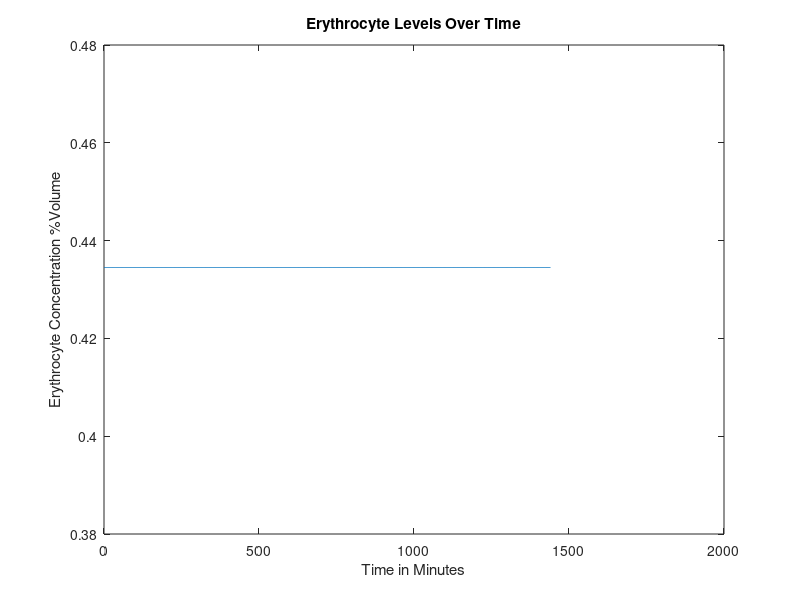
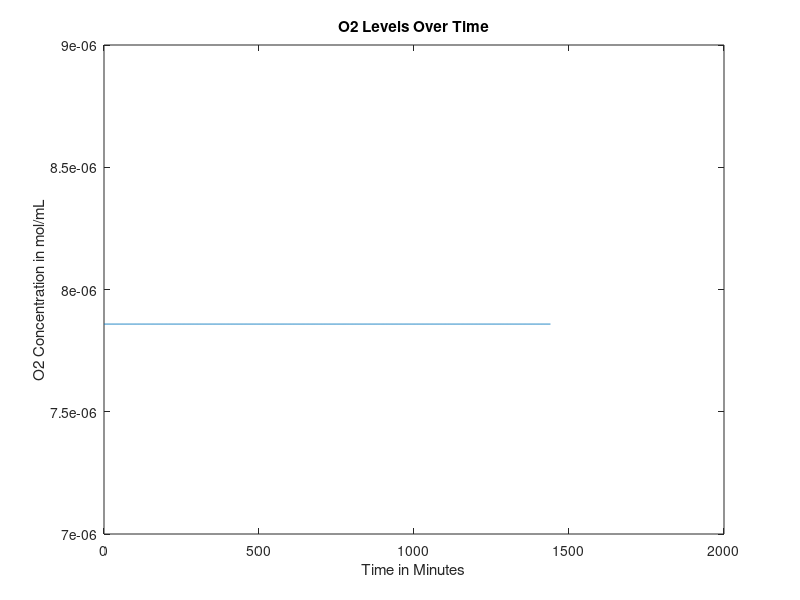
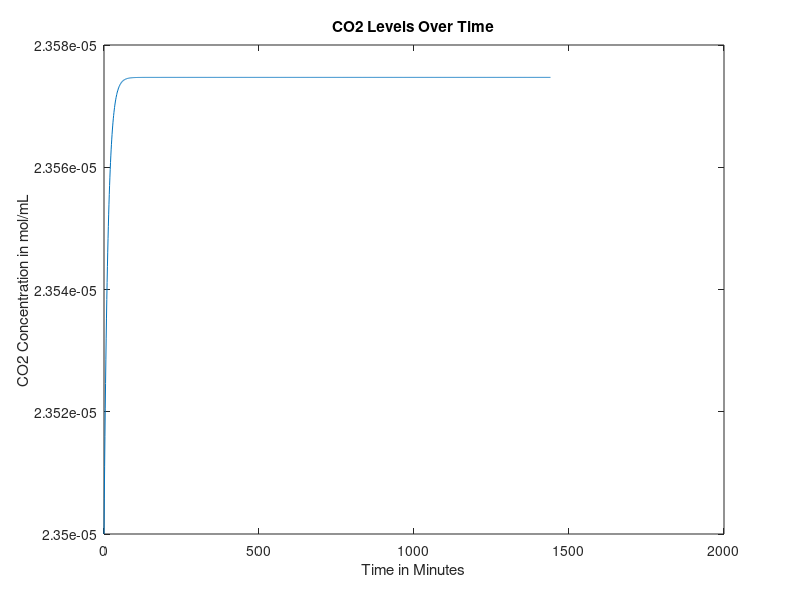
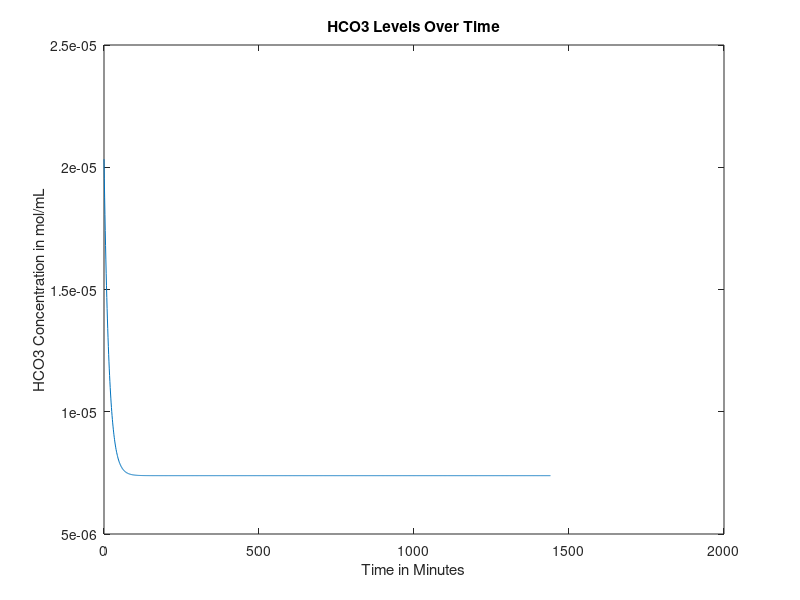

These charts were generated, in order, by the following MATLAB code:
function mainfunction2withLiverEating2()

age = 30; %Age in years
gender = 0; %Gender, 0=male, 1=female
mass = 70; %Weight in kg
anemia = 0; %Is the patient anemic? 1 if yes, 0 if no
FerritinStores = 0.0179; %Stored moles of iron in liver as ferritin

RQ=0.825;%reaction quotients for the general body and
%RQheart=0.7;

if (40>=age)&&(age>0) %if/else statement that sets heart rate based on age, in bpm
    heartrate = 60;
else
    heartrate=70;
end


%Intake of various nutrients
carbs=130;
calciumintake=1000;
sodiumintake=500;

if gender==1
    ironintake=18;
else
    ironintake=8;
end

bloodweight=0.07*mass; %sets mass of blood in the body based on percentage composition of blood and bodyweight


%SV=mass; %stroke volume, blood pumped out of heart per beat in mL

bloodflow0 = 1000*bloodweight/1.06; %blood flow out of heart per minute in mL, divided by density of 1.06 g/mL (steady state value)

% cvector = concentration vector, [cE, cNa, cCa, cIron, cGlucose, cO2,
% cCO2, cHCO3], where c = "concentration of", and the letters are our
% components


if gender == 0 %if loop sets volume percentage of red blood cells based on gender
    cE = 0.4345;
elseif gender == 1
    cE = 0.402;
end

%set concentration of O2 and CO2 in mol/mL at BTP in venous blood
cO2 = 0.00000785855;
cCO2 = 0.0000235;
%concentration of bicarbonate in venous blood, in mol/L
cHCO3 = 0.00002033;
%concnetartion of glucose in mol/mL
cGlucose = 0.0000055;
%Na concentration in mol/mL
cNa = 0.000137;
%Concentration of Ca in mol/mL
cCa = 0.00000118;
%Concentration of iron in mol/mL
cIron = 0.00012592;

cvector0 = [cE cO2 cCO2 cHCO3 cGlucose cNa cCa cIron]; %concentration in the blood, in moles? mL/mL of blood

cEtrack=[cvector0(1)];
cO2track=[cvector0(2)];
cCO2track=[cvector0(3)];
cHCO3track=[cvector0(4)];
cGlucosetrack=[cvector0(5)];
cNatrack=[cvector0(6)];
cCatrack=[cvector0(7)];
cIrontrack=[cvector0(8)];

for loop=1:1440
    %Run initial venous blood through the heart
    [bloodflow, cvector, Ci] = lungs(bloodflow0, cvector0);
    %Run blood from lungs to the heart
    [bloodflow, cvector1] = heart(bloodflow, cvector, mass, Ci);
    %These three values are the blood flows that go from the heart to each
    %organ
    
    
    
    %Volumetric flow rate in and out of liver (mL/min)
    %Vi=Vj=V=100mL/min per 100g liver
    %Blood flow distribution will change during iron deficiency anemia but we
    %don't have a function modeling this yet
    
    if (18<=age) && (age<50)
        V=452+16.34*mass+11.85*age-166*gender;
    else
        V=1390+15.94*mass-12.86*age;
    end
    
    BFbraini=0.15*bloodflow;
    BFliveri=V;
    BFotherbloodi=bloodflow-BFbraini-0.3*BFliveri;
    %Process each of these three blood flows in their respective organs
    [BFbrainj, cvectorbrainj] = brain(BFbraini, cvector1, mass, Ci);
    
    [BFotherbloodj, cvectorotherbloodj] = otherblood(BFotherbloodi, cvector1, carbs, calciumintake, sodiumintake, ironintake, Ci, RQ);
    
    Mvectorotherbloodliver=0.7*V*cvectorotherbloodj;
    Mvectorheart=0.3*V*cvector1;
    cvectorliverin=(Mvectorotherbloodliver+Mvectorheart)/V;
    
    [BFliverj, cvectorliverj] = liver(BFliveri,cvectorliverin,gender,mass,Ci,FerritinStores);
    %Redirect blood from liver to other blood and mix the two
    Mvectorotherbloodj=(cvectorotherbloodj*(BFotherbloodj-0.7*V))+(cvectorliverj*BFliverj);
    %Add the blood flow from other blood and liver to get new blood volume
    BFotherbloodj=BFotherbloodj-0.7*V+BFliverj;
    %Do a weighted average to get a new cvector
    cvectorotherbloodj=Mvectorotherbloodj/BFotherbloodj;
    %Send 25% of the blood flow to the kidneys
    BFkidneyi=0.25*(BFbrainj+BFotherbloodj);
    %Subtract blood sent to kidneys from other blood
    BFotherbloodj=BFotherbloodj-BFkidneyi;
    %Have the kidneys process the blood they receive
    
    [BFkidneyj, cvectorkidneyj] = kidney(BFkidneyi, cvectorotherbloodj,RQ,mass, Ci);
    %Send blood processed in kidneys back to other blood, pool with brain, create Mvector
    Mvectorotherblood=(BFotherbloodj*cvectorotherbloodj)+(BFkidneyj*cvectorkidneyj)+(BFbrainj*cvectorbrainj);
    %Reset the bloodflow back into the lungs to the blood flow we just computed
    bloodflow0=BFotherbloodj+BFkidneyj+BFbrainj;
    
    %Recompute cvector0 by dividing Mvectorotherblood by bloodflow0
    cvector0=Mvectorotherblood/bloodflow0;
    
    cEtrack=[cEtrack cvector0(1)];
    cO2track=[cO2track cvector0(2)];
    cCO2track=[cCO2track cvector0(3)];
    cHCO3track=[cHCO3track cvector0(4)];
    cGlucosetrack=[cGlucosetrack cvector0(5)];
    cNatrack=[cNatrack cvector0(6)];
    cCatrack=[cCatrack cvector0(7)];
    cIrontrack=[cIrontrack cvector0(8)];
    
    A = [cvector; cvector1; cvectorbrainj; cvectorotherbloodj; cvectorliverj; cvectorkidneyj; cvector0];
end

figure
plot(0:loop(end),cEtrack)
title('Erythrocyte Levels Over Time')
xlabel('Time in Minutes')
ylabel('Erythrocyte Concentration %Volume')

figure
plot(0:loop(end),cO2track)
title('O2 Levels Over Time')
xlabel('Time in Minutes')
ylabel('O2 Concentration in mol/mL')

figure
plot(0:loop(end),cCO2track)
title('CO2 Levels Over Time')
xlabel('Time in Minutes')
ylabel('CO2 Concentration in mol/mL')

figure
plot(0:loop(end),cHCO3track)
title('HCO3 Levels Over Time')
xlabel('Time in Minutes')
ylabel('HCO3 Concentration in mol/mL')

figure
plot(0:loop(end),cGlucosetrack)
title('Glucose Levels Over Time')
xlabel('Time in Minutes')
ylabel('Glucose Concentration in mol/mL')

figure
plot(0:loop(end),cNatrack)
title('Na Levels Over Time')
xlabel('Time in Minutes')
ylabel('Na Concentration in mol/mL')

figure
plot(0:loop(end),cCatrack)
title('Ca Levels Over Time')
xlabel('Time in Minutes')
ylabel('Ca Concentration in mol/mL')

figure
plot(0:loop(end),cIrontrack)
title('Iron Levels Over Time')
xlabel('Time in Minutes')
ylabel('Iron Concentration in mol/mL')
end

function [bloodout, Cout, Ci] = lungs(vblood, Cvector)
Cout = [];
% Finding volumetric flow rate out of oxygen
CiO2 = 0.000001964637; %5mL/100mL becomes .000001964637 mol
%CdeoxygenatedO2 = 0.16; %from graph and partial pressure of oxygen in entering deoxygenated blood being...
Ci=CiO2*vblood;                       %40 mmHg (this might also depend on hemoglobin)
nO2i = vblood*(Cvector(2)+CiO2); %O2 in, mL/min
nO2cons = 0.05*CiO2*vblood;%.0002082515; %5.3 mL/min becomes .0002082515 mol/min
nO2j = nO2i - nO2cons; %O2 out, mol/min
Cout(2) = nO2j/vblood; %mol/mL

% Finding volumetric flow rate out of carbon dioxide
nCO2i = vblood*Cvector(3);
nCO2cons = nCO2i*(1-(48/52));%vblood*(.0000015716531); %vblood(mL/min) and concentration of blood consumed (mol/mL)
%CjCO2 = 0.48; %48 mL/100 mL, should be dependent on hemoglobin, oxygen, things like that
nCO2j = nCO2i - nCO2cons; %CO2 out, L/min
Cout(3) = nCO2j/vblood;

% Finding volumetric flow rate out of bicarbonate
rHCO3CO2 = Cvector(4)/Cvector(3); %ratio of bicarbonate to carbon dioxide in blood leaving lungs
nHCO3j = rHCO3CO2*nCO2j; %HCO3 out, mol/min
Cout(4) = nHCO3j/vblood;

% Finding volumetric flow rate out of calcium
Cout(7) = Cvector(7); %calcium out, L/min

Cout(8) = Cvector(8); %iron concentration doesn't change in lungs
% Finding volumetric flow rate out of sodium
Cout(6) = Cvector(6); %sodium out, L/min

% Finding volumetric flow rate out of erythrocytes
Cout(1) = Cvector(1);

% Finding volumetric flow rate out of glucose

nglucosecons = nO2cons/6; %molar flow rate of glucose consumed, mol/min, in terms of O2 consumed
nGlucosei = Cvector(5)*vblood;
nGlucosej = nGlucosei - nglucosecons; %molar flow rate of glucose out, mol/min
Cout(5) = nGlucosej/vblood;
bloodout = vblood;
end

function [bloodflowj, cvectorj] = brain(bloodflowi, cvectori, mass, Ci)
%Blood volume conserved
bloodflowj=bloodflowi;

brainmass=0.02*mass*1000; %gives brain mass in grams as 2% body mass
Mvector=bloodflowi*cvectori;
%Create a null vector for cvectorj
cvectorj=zeros(1,8);
%Sets inflows equal to outflows for erythrocytes, Na, Ca, Iron
cvectorj(1)=cvectori(1);
cvectorj(6)=cvectori(6);
cvectorj(7)=cvectori(7);
cvectorj(8)=cvectori(8);

%Consume oxygen at 18.4% of intake rate
MO2j=Mvector(2)-0.184*Ci;
%Consume glucose at a rate of 5.6 mg per 100g brain mass per minute
MGlucosej=Mvector(5)-(0.00003108*(brainmass/100));%moles of glucose in - glucose requirements per mon in moles/minute
%Calculate CO2 produced based on glucose consumed via respiration equation
MCO2j=Mvector(3)+6*(0.6660746/1440);
%Calculate HCO3 made when the CO2 is produced
rHCO3CO2=19.3/21.5; %ratio of bicarbonate to carbon dioxide in blood leaving lungs
HCO3j=Mvector(4)+rHCO3CO2*6*(0.6660746/1440);

%Calculate values above as concentrations and add them to cvectorj
cvectorj(2)=MO2j/bloodflowj;
cvectorj(5)=MGlucosej/bloodflowj;
cvectorj(3)=MCO2j/bloodflowj;
cvectorj(4)=HCO3j/bloodflowj;

end

function [outflow, Cout] = heart(flow,Cvector,weight, Ci)

Cout = [];

% Finding concentration out of glucose
Cout(5)=Cvector(5);
% Finding concentration out of erythrocytes
Cout(1)=Cvector(1);
% Finding concentration out of sodium
Cout(6)=Cvector(6);
% Finding concentration out of iron
Cout(8)=Cvector(8);
% Finding concentration out of calcium
Cout(7)=Cvector(7);

heartmass = weight*.003;
nO2cons = 0.116*Ci; %mL/min*mol/mL=mol/min
Cout(2) = (Cvector(2)*flow - nO2cons)/flow;
CO2gen = .7*nO2cons; %using respiratory quotient in the heart
Cout(3) = (Cvector(3)*flow + CO2gen)/flow;
rHCO3CO2 = Cvector(4)/Cvector(3); %ratio of bicarbonate to carbon dioxide in blood leaving lungs
nHCO3j = rHCO3CO2*CO2gen; %HCO3 out, mol/min
Cout(4) = (Cvector(4)*flow + nHCO3j)/flow;

outflow = flow;
end




function [bloodflowj, cvectorout]=liver(V,cvectori,G,mass,Ci,FerritinStores)
%This function will deliver output volumetric flow rates for the concentration of
%the 8 components (mol/mLmin) out of the liver
%Input: G=Gender (1 if female, 0 if male)
%W=weight of person (kg); A=age of person (years)
%cvector=[cE,cO2,cCO2,cHCO3,cGlucose,cNa,cCa,cFe)
%Outputs are all in concentration flow rates (mol/mLmin) out

%Initializes cvectorout
cvectorout=[0,0,0,0,0,0,0,0];



%Calculates concentration flow rate of red blood cells out
%p=blood density in amount per mL
%Vbody=Volume of body in mL. Calculating assuming 7% of total body weight
%is blood, then divided by density of blood to find volume of blood
%RBCj=raw numerical flow rate of red blood cells out/min
%RBCi=raw numerical flow rate of RBC in/min
%nRBCj=molar flow rate of RBC out/min
%RBCcons=consumption rate of RBC/min
%No generation of RBC in liver

p=1.2e10; %number of red blood cells per mL of PURE red blood cells

%Calculate volume of the body
Vblood=0.07*mass*1000/1.056;
%Calculate the number of RBCs entering liver based on concentration,
%flow rate, and pure RBC density
RBCi=p*V*cvectori(1);
%Consume some based on body size
RBCcons=5.55555e-6*cvectori(1)*Vblood;
%Find pure volume of RBCs we now have based on number and density
VRBCj=(RBCi-RBCcons)/p;
%Calculate volume of plasma that entered
Vplasma=V*(1-cvectori(1));
%Calculate new concentrations based on volumeRBCs/total volume
cvectorout(1)=VRBCj/(VRBCj+Vplasma);
%Bloodflow out = blood cells out + plasma volume
bloodflowj=Vplasma+VRBCj;

%Calculates concentration flow rate of O2 out
%No generation of O2
%nO2i=molar flow rate of O2/min in
%nO2j=molar flow rate of O2/min out
%nO2cons=molar consumption rate of O2/min
nO2i= cvectori(2)*V;
nO2cons=0.204*Ci;
nO2j=nO2i-nO2cons;
cvectorout(2)=nO2j/V;

%Calculates concentration flow rate of CO2 out
%nCO2i=molar flow rate of CO2/min in
%nCO2j=molar flow rate of CO2/min out
%nCO2gen=molar flow rate of CO2/min generated
%RQ=Respiratory Quotient=mol CO2 produced/mol O2 consumed
RQ=0.825;
nCO2gen=RQ*nO2cons;
nCO2i=cvectori(3)*V;
nCO2j=nCO2i+nCO2gen;
cvectorout(3)=nCO2j/V;

%Calculates the required intake of protein in grams/min given a
%person's demographic information
%dprotein=daily protein intake in g/day
%protein=protein intake in g/min
dprotein=0.8*mass;
protein=dprotein/1440;

%Calculates the concentration flow rate of Bicarbonate out
%Assume no generation of bicarbonate
%%Also liver just takes in bicarbonate from the heart and stomach
%1mole bicarbonate ions consumed by liver per 100g protein/day
rHCO3CO2 = cvectori(4)/cvectori(3); %ratio of bicarbonate to carbon dioxide in blood leaving lungs
nHCO3gen = rHCO3CO2*nCO2gen; %HCO3 out, mol/min
nHCO3i=cvectori(4)*V;
nHCO3j=nHCO3i-(protein/100)+nHCO3gen;
cvectorout(4)=nHCO3j/V;

%Calculates the concentration flow rate of Na2+ out
%Assume no generation of Na2+, only in, out, and consumption
%nNai=molar flow rate of sodium in
%nNacons=molar flow rate of sodium consumed given that 10% of bile salts
%are consumed, approx 600mL are produced per day, and there are 135mM Na+
%ions in bile.
%nNaj=molar flow rate of sodium out
nNacons=9.375e-9;
nNai=cvectori(6)*V;
nNaj=nNai-nNacons;
cvectorout(6)=nNaj/V;

%Calculates the concentration flow rate of Ca2+ out
%Assume no generation nor consumption.
%cCai=concentration flow rate of Ca2+ in mol/mLmin in
%cCaj=concentration flow rate of Ca2+ in mol/mLmin out
cvectorout(7)=cvectori(7);
%Calculates the concentration flow rate of Fe out
%Assume no generation since

% Glucose needs a big ol generation term
consumeorgenerate=0.8144*cvectori(5)^3-9.622*cvectori(5)^2+108.74*cvectori(5)-480.69;
if consumeorgenerate < 0
    nGlucosegen=-1*consumeorgenerate/200;
    nGlucosecons=0;
elseif consumeorgenerate > 0
    nGlucosecons=consumeorgenerate/200;
    nGlucosegen=0;
else
    nGlucosegen=0;
    nGlucosecons=0;
end
nGlucosebasalcons = nO2cons/6;
nGlucosei = cvectori(5)*V;
nGlucosej = nGlucosei + nGlucosegen - nGlucosecons - nGlucosebasalcons;
cvectorout(5) = nGlucosej/V;

% Iron gets packaged into ferritin in the liver, to be stored and used
% later if we run low


%determine molar flow rate of iron in
Mironin=V*cvectori(8);
Mirondif=(V*0.00012592)-Mironin;%this number is desired steady state iron concentration in the blood

if Mirondif < 0
    FerritinStores=FerritinStores+Mirondif;
    cvectorout(8)=0.00012592;
elseif FerritinStores > Mirondif && Mirondif>0
    Mironadd=Mirondiff;
    FerritinStores=FerritinStores-Mironadd;
    cvectorout(8)=(Mironadd+Mironin)/V;
elseif FerritinStores < Mirondif && Mirondif>0
    Mironadd=FerritinStores;
    cvectorout(8)=(Mironadd+Mironin)/V;
    FerritinStores=0;
    
elseif FerritinStores == 0
    
    cvectorout(8)=cvectori(8);
    
end


end


function [bloodflowj, cvectorj] = kidney(bloodflowi, cvectori, RQ, mass, Ci)
T=1440;%Multiplier that scales up the time period of interest to one day (required for glucose equation)
Kidneymass=(300/70000)*mass; %mass of the kidneys combined in grams

%Initialize all intakes
Mvector=bloodflowi*cvectori;
bloodflowj=bloodflowi;

%Consume relevant compounds to create outlet values

MEj=Mvector(1);
MIronj=Mvector(8);

MO2j=Mvector(2)-0.072*Ci;
% Find mol/min O2 consumed
%MO2cons = Mvector(2) - MO2j;
% Convert to mL/min per 100g
%MO2cons = (MO2cons/0.0000392927)/(Kidneymass/100);
% Find mmol/min per 100g Na consumed
%MNacons = (MO2cons - 0.5)/0.1;
% Convert to mol/min
%MNacons = (MNacons/1000)*(Kidneymass/100);
MNacons = (100/1440)/1000;
MNaj = Mvector(6) - MNacons;
%MNaj=(Mvector(6)-(Kidneymass/100)*((10*(25450*(Mvector(2)-MO2j)))-5))/1000;
MCaj=0.98*Mvector(7);
MGlucosej=Mvector(5)-(Mvector(5)*(0.226/((Mvector(5))*T)));
MCO2j=Mvector(3)+((Mvector(2)-MO2j)*RQ);
rHCO3O2=Mvector(4)/Mvector(3);
MHCO3gen=rHCO3O2*((Mvector(2)-MO2j)*RQ);
MHCO3j=Mvector(4)-0.15*(Mvector(4))+(.004/T)+MHCO3gen;

%Recompute all concentrations using original mass of blood and new values

cIronj=MIronj/bloodflowj;
cNaj=MNaj/bloodflowj;
cO2j=MO2j/bloodflowj;
cCO2j=MCO2j/bloodflowj;
cEj=MEj/bloodflowj;
cGlucosej=MGlucosej/bloodflowj;
cHCO3j=MHCO3j/bloodflowj;
cCaj=MCaj/bloodflowj;

cvectorj=[cEj cO2j cCO2j cHCO3j cGlucosej cNaj cCaj cIronj];

end

function [outflow, Cout] = otherblood(flow, Cin, carbs, calciumintake, sodiumintake, ironintake, Ci, RQ)
Cout = [];
Cout(1) = Cin(1);
%CO2cons =
Cout(2) = (Cin(2)*flow-0.374*Ci)/flow;%-CO2cons;
nCO2gen = 0.374*Ci*RQ;
Cout(3) = (Cin(3)*flow + nCO2gen)/flow;
rHCO3CO2 = Cin(4)/Cin(3);
Cout(4) = (Cin(4)*flow + nCO2gen*rHCO3CO2)/flow;
Cout(5) = (flow*Cin(5) + (.8*carbs)/(180.156*1440))/flow; %130g of carbs, 80 percent is directly translated to glucose, 20% is fructose and galactose which goes to the liver and may be converted to glucose at a later stage so another term is incoming
Cout(6) = (flow*Cin(6) + (sodiumintake/(1000*22.99*1440)))/flow; %500 mg of sodium needed for vital functions so start with sodium intake being 500 mg
Cout(7) = (flow*Cin(7) + (calciumintake*.26)/(1000*40.08*1440))/flow; %calcium intake should be around 1000 mg
Cout(8) = (flow*Cin(8) + (ironintake*.18)/(1000*55.845*1440)-1/(1440*1000*55.845))/flow;%iron intake will be approximately 8 mg for males and 18 mg for females
outflow = flow;
end